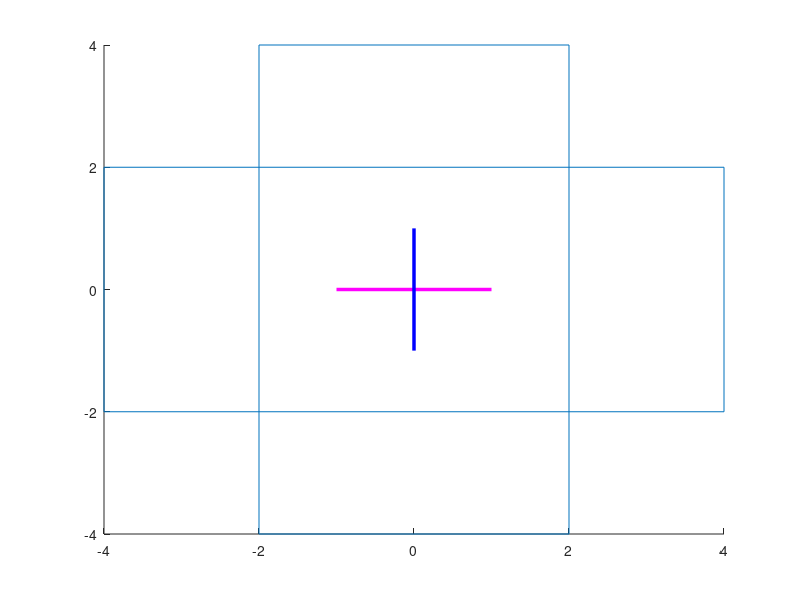

This figure's MATLAB source:
close all

line([-1 1],[0 0],[0 0],'color',[1 0 1],'linewidth',2.5); %Establece el Eje x morado 

line([0 0],[-1 1],[0 0],'color',[0 0 1],'linewidth',2.5); %Establece el Eje y azul

p1= [-4,-2];
p2= [ 4,-2];
p3= [ 4, 2];
p4= [-4, 2];

line([p1(1) p2(1)],[p1(2) p2(2)],[0 0]);
line([p2(1) p3(1)],[p2(2) p3(2)],[0 0]);
line([p3(1) p4(1)],[p3(2) p4(2)],[0 0]);
line([p4(1) p1(1)],[p4(2) p1(2)],[0 0]);

angle_rad = deg2rad(90);

Rz = [cos(angle_rad) -sin(angle_rad); sin(angle_rad) cos(angle_rad)];

p1r = Rz*p1';
p2r = Rz*p2';
p3r = Rz*p3';
p4r = Rz*p4';

line([p1r(1) p2r(1)],[p1r(2) p2r(2)],[0 0]), 

line([p2r(1) p3r(1)],[p2r(2) p3r(2)],[0 0]), 

line([p3r(1) p4r(1)],[p3r(2) p4r(2)],[0 0]),  

line([p4r(1) p1r(1)],[p4r(2) p1r(2)],[0 0]),